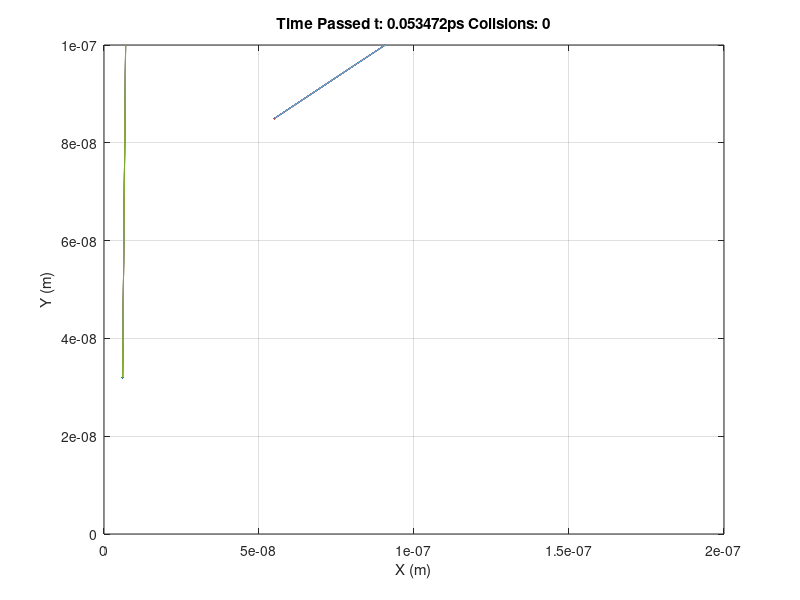

This figure's MATLAB source:
% Monte Carlo Modelling of Electron Transport

close all
clear 
format short
clc

% Constants
m0 = 9.11e-31; %kg
me = 0.26*m0;
q = 1.602e-19; %C
kB = 1.38066e-23; %J/K
nm = 1e-9; %nanometre
ps = 1e-12; %picosecond

% Dimensions
% Elec = 1; % simulates for 1 particle
Elec = 2; % simulates for 5 particles at once
xdim = 200; %nm
ydim = 100; %nm and need to make same length
x = zeros(Elec,1)*nm;
y = zeros(Elec,1)*nm; %need to make same length 
% Reg = zeros(xdim*1e9,ydim*1e9)*nm;  % semiconductor region

% Specifics
InitialTemp = 300; % in [K]
vtFirst = sqrt(2*kB*InitialTemp/me); %1.8701e5 in m/s
Tmn = 0.2*ps; 

% Simulation
steps = 10; 
% steps = 1000;
% t = zeros(1,steps);
% Temp = zeros(1,steps);
dt = nm/vtFirst; %5.347e-15s
Temp = zeros(1,Elec);
t = zeros(1,Elec);

on = 1;
off = 0;
scatter = on; %scattering on/off switch
% scatter = off; %scattering on/off switch
collide = 0; % counter for collisons
p = 1 - exp(-dt/Tmn); % probability for scatter threshold
re = 0; % default rebound velocity factor
% re = -0.5; % Bounces back at half its initial speed

for i = 1:steps    
   
    if i == 1
        t(i,:) = dt;
        Temp(i,:) = InitialTemp;
        vt = vtFirst;        
        
        Boxes = {};
        
        Boxes{1}.X = [0.9 1.1]*100*nm;
        Boxes{1}.Y = [0.8 1.0]*100*nm;
%         Boxes{1}.BC = 0.0;
        
        Boxes{2}.X = [-.9 1.1]*100*nm;
        Boxes{2}.Y = [0.0 0.2 1.1]*100*nm;
%         Boxes{2}.BC = 0.0; s
        
        e=1;
        while e <= Elec %random positions for each particle
                        
            randx = round(rand*xdim)*nm;
            randy = round(rand*ydim)*nm;
            
%             % check to see if in box
%             if Boxes{1}.X(1,1)<randx && randx <Boxes{1}.X(1,2) &&...
%                 Boxes{1}.Y(1,1)<randy && randy<Boxes{1}.Y(1,2) &&...
%                 Boxes{2}.X(1,1)<randx && randx<Boxes{2}.X(1,2) &&...
%                 Boxes{2}.Y(1,1)<randy && randy<Boxes{2}.Y(1,2) 
%                                 
%             else
                x(e,i) = randx;
                y(e,i) = randy;
                e=e+1;
%             end
                      
        end 
        
    else
        t(i,:) = t(i-1,:) + dt;
        r = rand(1,Elec); % Chance of scattering
        
        % Particle direction
        if i == 2 % intial angle, regardless of scattering
            
            for e = 1:Elec
                theta = rand*360; % random angle in deg
                dz = vtFirst*Tmn; % straight path
                dx(e,i) = sind(theta)*dz; % new x dif
                dy(e,i) = cosd(theta)*dz; % new y dif 
                x(e,i) = x(e,i-1) + dx(e,i);
                y(e,i) = y(e,i-1) + dy(e,i); 
                Temp(i,e) = Temp(i-1,e);
                vtNew = vtFirst;
            end

        elseif scatter == on % yes scatter 
            
            for e = 1:Elec 
               
                if r(1,e) < p   % check each electron
                    
                    scale = sqrt(kB*Temp(i-1,e)/me); %scaling factor
                    dof = 3; %degrees of freedom
%                     vtNew = vtFirst*chi2rnd(dof);
                    vtNew(e,i) = vtFirst*(rand/100+0.995);

                    theta = rand*360; % random angle in deg
                    dz(e,i) = vtNew(e,i)*Tmn; % straight path
                    dx(e,i) = sind(theta)*dz(e,i); % new x difference
                    dy(e,i) = cosd(theta)*dz(e,i); % new y difference 
                    
                    % updating position, velocity, temperature
                    TempNew = me*vtNew.^2/(2*kB); 
                    Temp(i,e) = TempNew(e,i);                    
                    x(e,i) = x(e,i-1) + dx(e,i); 
                    y(e,i) = y(e,i-1) + dy(e,i); 
                    vt = vtNew;
                    
                    collide = collide + 1; 
                                   
                else % no scattering, just continue along inital path
                                        
                    dx(e,i) = x(e,2)-x(e,1);
                    dy(e,i) = y(e,2)-y(e,1); 
                    x(e,i) = x(e,i-1) + dx(e,i); 
                    y(e,i) = y(e,i-1) + dy(e,i);
                    vtNew = vt;
                    Temp(i,:) = Temp(i-1,:);
                end
                
            end

        else % no scattering, just continue along inital path
            
            for e = 1:Elec
                dx(e,i) = x(e,2)-x(e,1);
                dy(e,i) = y(e,2)-y(e,1); 
            end
             
            vtNew = vt;
            Temp(i,:) = Temp(i-1,:);
                                            
        end
       
                
        %Boundary Conditions
%         for e = 1:Elec
%             
%             if x(i,:) < 0
%                 x(i,:) = x(i,:) + 2e-7;            
%             elseif x(i,:) > xdim*nm
%                 x(i,:) = x(i,:) - 2e-7;
%             end
% 
%             if y(i,:) < 0
%                 y(i,:) = x(i,:) + 2e-7;
%             elseif y(i,:) > ydim*nm
%                 y(i,:) = x(i,:) - 2e-7;
%             end
% 
%         end
                
    end

%     1c-i)  Particle Plot   
    for e = 1:Elec
        figure(1)
        plot(x(e,:),y(e,:));
        grid on;
        hold on; 
    end
    xlim([0 xdim*nm])
    ylim([0 ydim*nm])
    xlabel('X (m)')
    ylabel('Y (m)')
    title(['Time Passed t: ', num2str(t(i)/ps), ...
        'ps Collsions: ', num2str(collide)]) 

%     % 1c-ii) Temp plot  
%     for e = 1:Elec
%         figure(2)
%         plot(t(:,e),Temp(:,e));
%         grid on;
%         hold on;
%     end 
%     xlabel('Time (s)')
%     ylabel('Temperature (K)')
%     title(['Current Temperature: ', num2str(mean(Temp(i,:))), ...
%         'K Max T: ', num2str(max(Temp,[],'all')),'K Min T: ',...
%         num2str(min(Temp,[],'all')),'K']) % change T        
         
    pause(0.05)
end

display('Seconds Passed', num2str(t(i)));
finalTemp = num2str(mean(Temp(i,:)))



